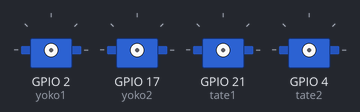
A sketch run on a simulated ESP32. Shown: 4 × servo. Not simulated (calls return 0 or success): wifiConfig.h.

Above: at 0.0 s.
At 1.2 s:
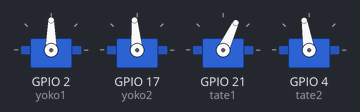
Timing chart, 0 to 2.7 s (numbered marks = the images above):
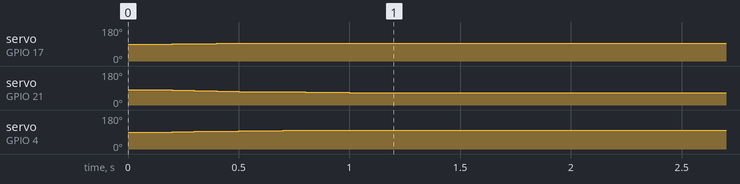

Measured:
- by itself, servo on GPIO 17 (yoko2): moves from 90° to 95° over 0.40 s
- by itself, servo on GPIO 21 (tate1): moves from 80° to 65° over 0.90 s
- by itself, servo on GPIO 4 (tate2): moves from 90° to 99° over 0.60 s

The sketch:

artificial-tail-main.ino
```cpp
#include <ESP32Servo.h>
#include <WiFi.h>
#include <WiFiUdp.h>
#include "wifiConfig.h"

/*
  in wifiConfig.h

  const char ssid[] = "ssid";
  const char pass[] = "password";
*/

const int localPort = 10000;

const IPAddress ip(192, 168, 4, 1);
const IPAddress subnet(255, 255, 255, 0);

WiFiUDP udp;

struct SensorPosition {
  uint16_t front;
  uint16_t back;
};

struct Sensor {
  SensorPosition left;
  SensorPosition right;
};

enum SensorId {
  LEFT,
  RIGHT
};

unsigned char data[5];

volatile Sensor sensor = {};


Servo yoko1, yoko2, tate1, tate2;

volatile int formerTate1arg = 80;
volatile int formerTate2arg = 90;
volatile int formerYoko1arg = 90;
volatile int formerYoko2arg = 90;

volatile int yoko1arg = 90;
volatile int yoko2arg = 90;
volatile int tate1arg = 80;
volatile int tate2arg = 90;


hw_timer_t *timer1 = NULL;
portMUX_TYPE timerMux = portMUX_INITIALIZER_UNLOCKED;


void IRAM_ATTR onTimer1() {
  portENTER_CRITICAL_ISR(&timerMux);

  int leftVal  = 3*sensor.left.front - sensor.left.back;
  int rightVal = 3*sensor.right.front - sensor.right.back;

  int currentYoko1arg = map(leftVal - rightVal, -6000, 6000, 45, 135);
  int currentYoko2arg = map(leftVal - rightVal, -6000, 6000, 60, 140);

  int currentTate1arg = map(leftVal + rightVal, -6500, 8000, 30, 110);
  int currentTate2arg = map(leftVal + rightVal, -6000, 6500, 90, 120);

  if ( currentYoko1arg < 45  ) currentYoko1arg = 45;
  if ( 135 < currentYoko1arg ) currentYoko1arg = 135;

  if ( currentYoko2arg < 45  ) currentYoko2arg = 45;
  if ( 135 < currentYoko2arg ) currentYoko2arg = 135;

  if ( currentTate1arg < 20  ) currentTate1arg = 20;
  if ( 120 < currentTate1arg ) currentTate1arg = 120;

  if ( currentTate2arg < 90  ) currentTate2arg = 90;
  if ( 160 < currentTate2arg ) currentTate2arg = 160;

  const float T = 100;
  const float T_i = 500;

  tate1arg = T_i / (T + T_i) * formerTate1arg + T / (T + T_i) * currentTate1arg;
  tate2arg = T_i / (T + T_i) * formerTate2arg + T / (T + T_i) * currentTate2arg;

  yoko1arg = T_i / (T + T_i) * formerYoko1arg + T / (T + T_i) * currentYoko1arg;
  yoko2arg = T_i / (T + T_i) * formerYoko2arg + T / (T + T_i) * currentYoko2arg;

  formerTate1arg = tate1arg;
  formerTate2arg = tate2arg;

  formerYoko1arg = yoko1arg;
  formerYoko2arg = yoko2arg;

  yoko1.write(yoko1arg);
  yoko2.write(yoko2arg);
  tate1.write(tate1arg);
  tate2.write(tate2arg);

  portEXIT_CRITICAL_ISR(&timerMux);
}

void setup() {
  WiFi.softAP(ssid, pass);
  delay(100);
  WiFi.softAPConfig(ip, ip, subnet);

  IPAddress myIP = WiFi.softAPIP();
  udp.begin(localPort);


  yoko1.attach(2, 500, 2500);
  yoko2.attach(17, 500, 2400);
  tate1.attach(21, 500, 2500);
  tate2.attach(4, 500, 2400);

  yoko1.write(90);
  yoko2.write(90);
  tate1.write(80);
  tate2.write(90);


  timer1 = timerBegin(0, 80, true);
  timerAttachInterrupt(timer1, &onTimer1, true);
  timerAlarmWrite(timer1, 100000, true);
  timerAlarmEnable(timer1);
}

void loop() {
  if (udp.parsePacket()) {
    udp.read(data, 5);

    if (data[0] == LEFT) {
      sensor.left.front = data[1] + (data[2] << 8);
      sensor.left.back = data[3] + (data[4] << 8);
    } else {
      sensor.right.front = data[1] + (data[2] << 8);
      sensor.right.back = data[3] + (data[4] << 8);
    }
  }
}
```
